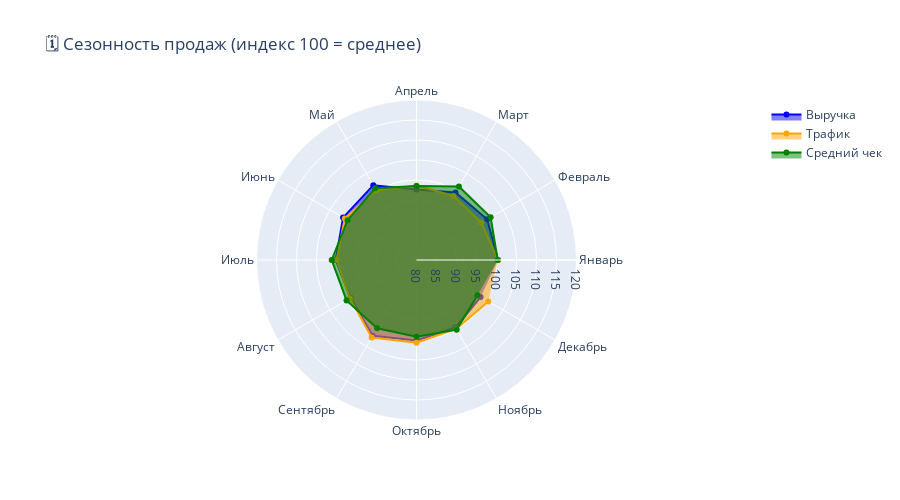

Source (notebook cell):
### Code cell
# ============================================================
# 2.5 СЕЗОННОСТЬ: ИНДЕКСЫ ПО МЕСЯЦАМ
# ============================================================

# Расчёт сезонных индексов
seasonality = df.groupby('Месяц').agg({
    'Выручка': 'mean',
    'Число чеков': 'mean',
    'Сумма в чеке': 'mean'
}).reset_index()

# Нормируем относительно среднего
seasonality['Индекс_выручки'] = (seasonality['Выручка'] / seasonality['Выручка'].mean() * 100).round(1)
seasonality['Индекс_трафика'] = (seasonality['Число чеков'] / seasonality['Число чеков'].mean() * 100).round(1)
seasonality['Индекс_чека'] = (seasonality['Сумма в чеке'] / seasonality['Сумма в чеке'].mean() * 100).round(1)

# Порядок месяцев
month_order = ["Январь", "Февраль", "Март", "Апрель", "Май", "Июнь",
               "Июль", "Август", "Сентябрь", "Октябрь", "Ноябрь", "Декабрь"]
seasonality['Месяц'] = pd.Categorical(seasonality['Месяц'], categories=month_order, ordered=True)
seasonality = seasonality.sort_values('Месяц')

# Визуализация
fig = go.Figure()

fig.add_trace(go.Scatterpolar(
    r=seasonality['Индекс_выручки'],
    theta=seasonality['Месяц'],
    fill='toself',
    name='Выручка',
    line_color='blue'
))

fig.add_trace(go.Scatterpolar(
    r=seasonality['Индекс_трафика'],
    theta=seasonality['Месяц'],
    fill='toself',
    name='Трафик',
    line_color='orange'
))

fig.add_trace(go.Scatterpolar(
    r=seasonality['Индекс_чека'],
    theta=seasonality['Месяц'],
    fill='toself',
    name='Средний чек',
    line_color='green'
))

fig.update_layout(
    polar=dict(radialaxis=dict(visible=True, range=[80, 120])),
    title="🗓️ Сезонность продаж (индекс 100 = среднее)",
    height=500
)

fig.show()

print("\n📊 Сезонные индексы:")
seasonality[['Месяц', 'Индекс_выручки', 'Индекс_трафика', 'Индекс_чека']]

### Figure 1 — Plotly figure (JSON) as saved in the notebook; plotly's stock layout.template omitted (floating-point values rounded to 4 significant figures)
{"data": [{"fill": "toself", "line": {"color": "blue"}, "name": "Выручка", "r": [100.4, 100.4, 99.5, 97.6, 101.6, 101.2, 100.2, 99.0, 101.9, 100.1, 99.5, 98.5], "theta": ["Январь", "Февраль", "Март", "Апрель", "Май", "Июнь", "Июль", "Август", "Сентябрь", "Октябрь", "Ноябрь", "Декабрь"], "type": "scatterpolar"}, {"fill": "toself", "line": {"color": "orange"}, "name": "Трафик", "r": [100.4, 98.7, 98.5, 98.6, 100.1, 100.7, 100.0, 99.2, 102.4, 100.7, 99.9, 100.7], "theta": ["Январь", "Февраль", "Март", "Апрель", "Май", "Июнь", "Июль", "Август", "Сентябрь", "Октябрь", "Ноябрь", "Декабрь"], "type": "scatterpolar"}, {"fill": "toself", "line": {"color": "green"}, "name": "Средний чек", "r": [100.3, 101.4, 101.2, 98.5, 100.7, 99.9, 101.2, 100.2, 99.7, 99.2, 100.1, 97.6], "theta": ["Январь", "Февраль", "Март", "Апрель", "Май", "Июнь", "Июль", "Август", "Сентябрь", "Октябрь", "Ноябрь", "Декабрь"], "type": "scatterpolar"}], "layout": {"height": 500, "polar": {"radialaxis": {"range": [80, 120], "visible": true}}, "title": {"text": "🗓️ Сезонность продаж (индекс 100 = среднее)"}}}
